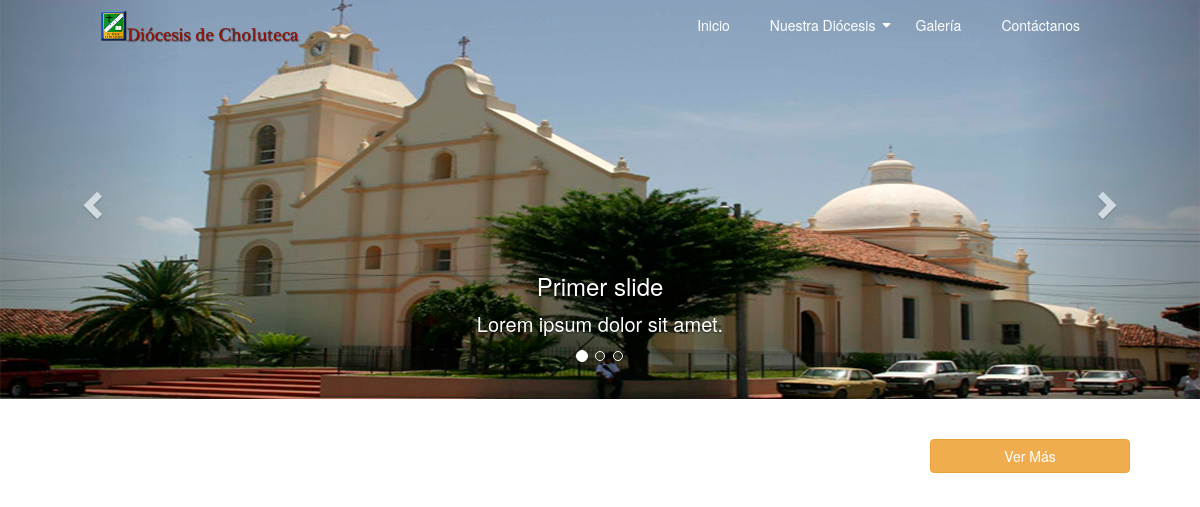
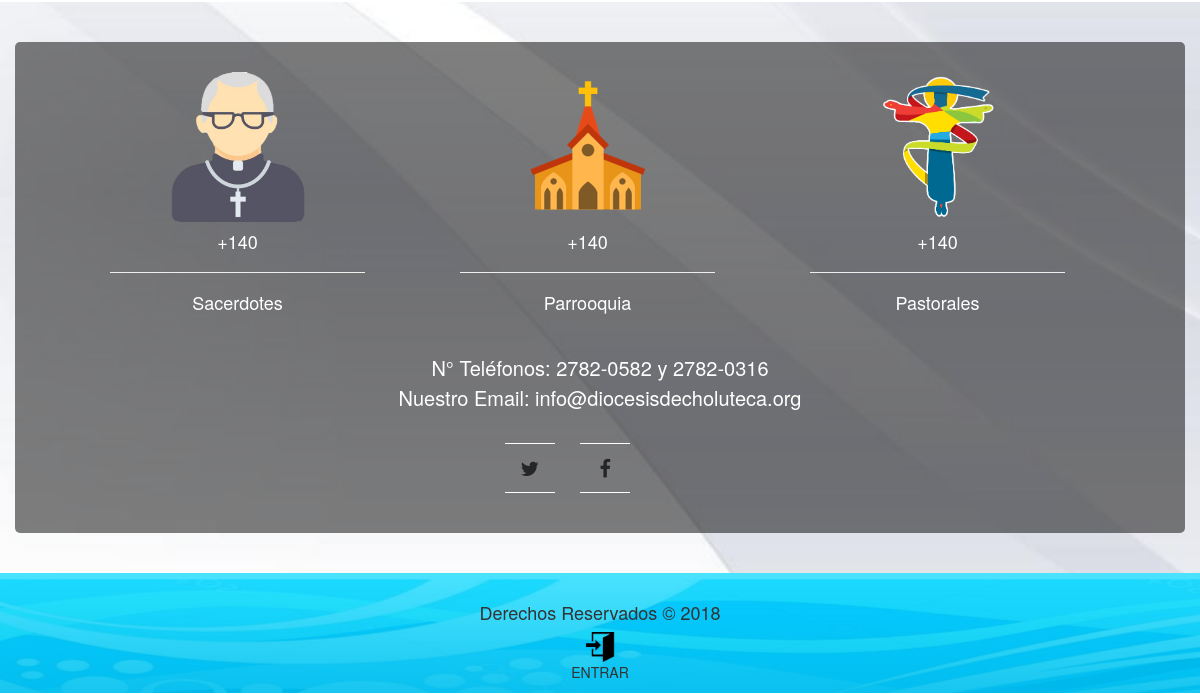
The app's page /, older data (2 pictures, top to bottom).
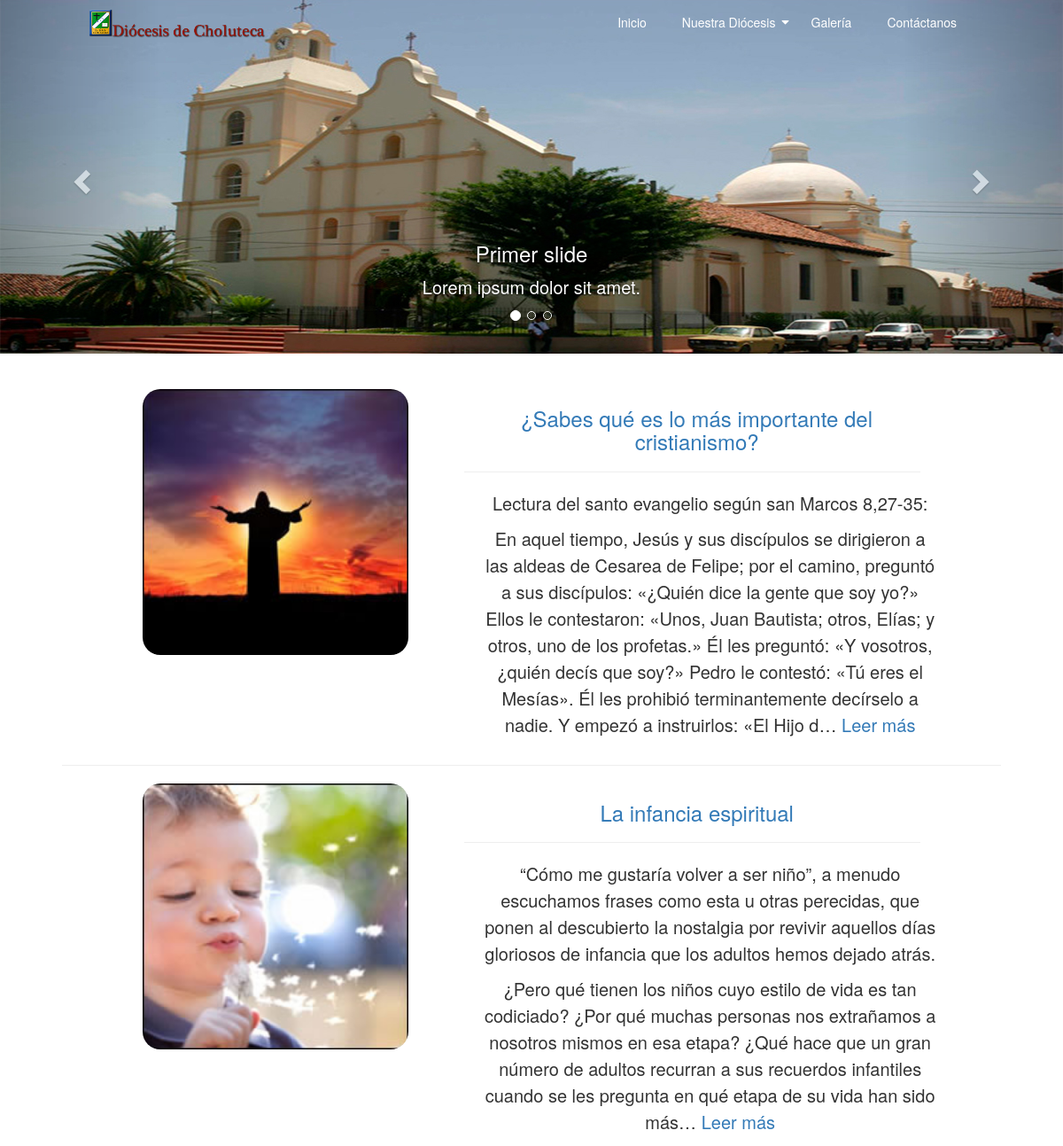
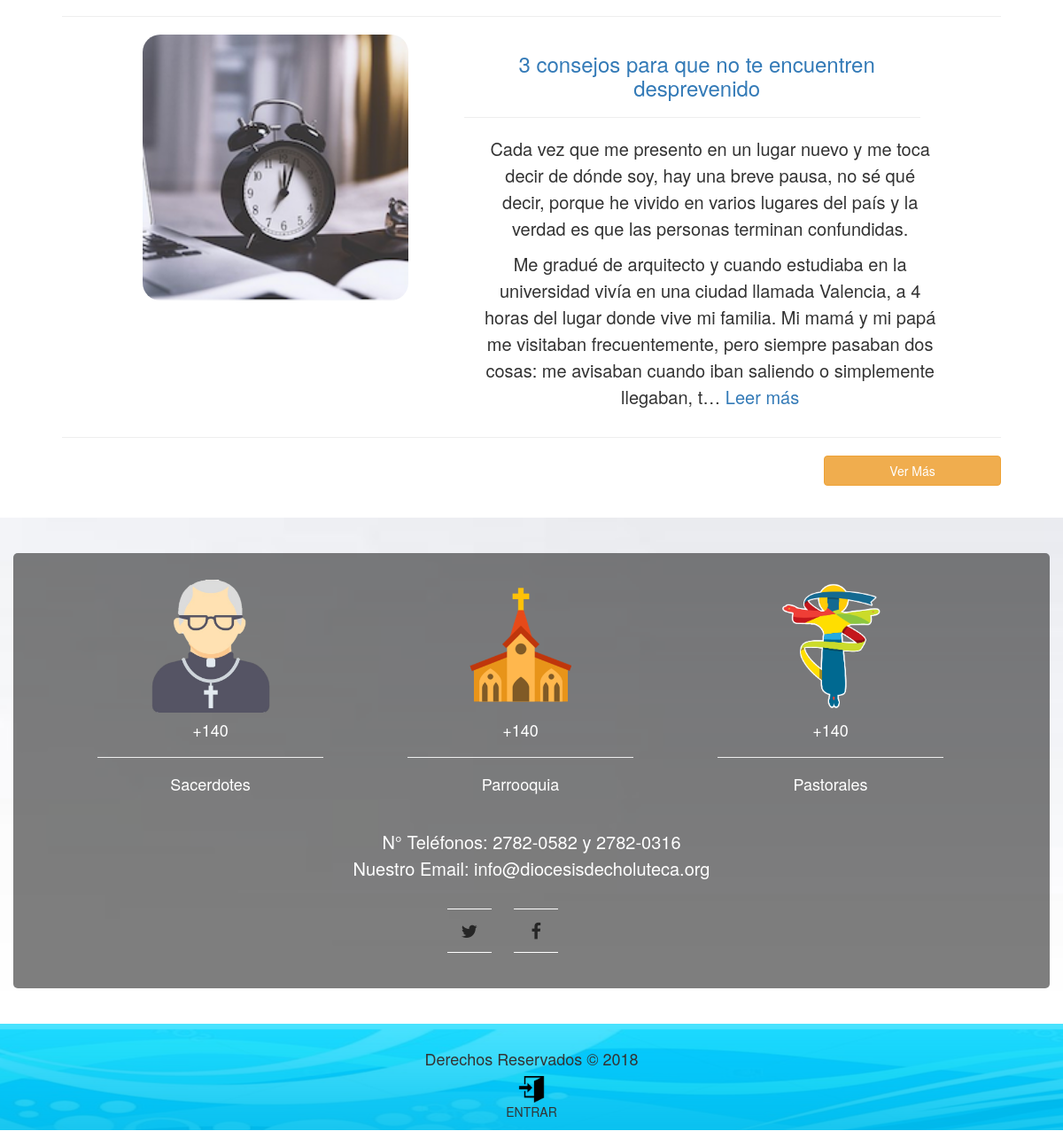
The same page, newer data (2 pictures, top to bottom).
### principal/models.py (models this page shows, shortened)
@python_2_unicode_compatible
class Publicacion(models.Model):
	nombre= models.CharField(max_length=100)
	contenido = models.TextField()
	empleado =  models.ForeignKey(Empleado)
	fecha_pub = models.DateTimeField(auto_now_add=True,verbose_name='Fecha de Publicacion')
	imagen = models.ImageField(upload_to='publicaciones')
	class Meta:
		verbose_name_plural='Publicaciones'

### principal/views.py (the view)
# urls.py: url(r'^$', index, name = 'index'),
def index(request):
	publicacionForm = PublicacionForm()
	editarForm = PublicacionForm_Editar()
	form = AuthenticationForm()
	form.fields['username'].widget.attrs['class'] = 'form-control'
	form.fields['username'].widget.attrs['autofocus'] = 'True'
	form.fields['password'].widget.attrs['class'] = 'form-control'
	publicaciones = Publicacion.objects.all().order_by('-fecha_pub')[:3]
	context = {
		'publicaciones': publicaciones,
		'form': form,
		'publicacionForm': publicacionForm,
		'editarForm': editarForm
	}
	return render(request, 'index.html', context)

### principal/templates/index.html (shortened to what this page needs)
{% extends "base.html" %}
{% block contenido %}
{% load static %}
<div class="content parallax" id="s1">
	<div class="contenedor">
	<div id="carousel-1" class="carousel slide" data-ride="carousel">
		<ol class="carousel-indicators" style="z-index: 1;">
			<li data-target="#carousel-1" data-slide-to="0" class="active"></li>
			<li data-target="#carousel-1" data-slide-to="1"></li>
			<li data-target="#carousel-1" data-slide-to="2"></li>
		</ol>
		<div class="carousel-inner" role="listbox">
			<div class="item active">
				<img src="{% static 'img/catedral-1.jpg' %}" alt="" class="img-responsive">
				<div class="carousel-caption hidden-xs hidden-sm">
					<h3>Primer slide</h3>
					<p>Lorem ipsum dolor sit amet.</p>
				</div>
			</div>
			<a href="#carousel-1" class="left carousel-control" role="button" data-slide="prev">
				<span class="glyphicon glyphicon-chevron-left" aria-hidden="true"></span>
			</a>
			<a href="#carousel-1" class="right carousel-control" role="button" data-slide="next">
				<span class="glyphicon glyphicon-chevron-right" aria-hidden="true"></span>
			</a>
		</div>
	</div>
	</div>
</div>
<section class="content parallax " id="s2" >
	{% for publicacion in publicaciones %}
		<div class="publicacion row">
			<div class="pimg col-md-3 col-md-offset-1">
				<img src="{{ publicacion.imagen.url }}" alt="..." style="border-radius:20px;">
			</div>
			<div class="col-md-6 col-md-offset-1">
				<div class="temap">
					<h3><a href="{% url 'principal:publicacion' publicacion.id %}">{{ publicacion.nombre}}</a></h3>
				</div>
				<hr>
				<p id="ptext">
					{{ publicacion.contenido|linebreaks|truncatechars:500 }} <a href="{% url 'principal:publicacion' publicacion.id %}">Leer m&aacute;s</a>
				</p>
			</div>
		</div>
		<hr>
	{% endfor %}
	<a href="{% url 'principal:publicaciones' %}"><button type="button" class="btn btn-warning" id="btnview">Ver Más</button></a>
	<br>
	<br>
</section>
<section class="content parallax" id="s3">
	<div class="container" id="us">
		<div class="row">
			<div class="col-md-3 usp">
				<img src="{% static 'img/logo1-1.png' %}" alt="....">
				<h4>+140</h4>
				<hr>
				<h4>Sacerdotes</h4>
			</div>
			<div class="col-md-3 usp">
				<img src="{% static 'img/logo1-2.png' %}" alt="....">
				<h4>+140</h4>
				<hr>
				<h4>Parrooquia</h4>
			</div>
			<div class="col-md-3 usp">
				<img src="{% static 'img/logo1-3.png' %}" alt="....">
				<h4>+140</h4>
				<hr>
				<h4>Pastorales</h4>
			</div>
		</div>
		<div class="row" style="text-align:center">
			<br>
			N° Teléfonos: 2782-0582 y 2782-0316 	<br>
			Nuestro Email: info@diocesisdecholuteca.org
		</div>
		<div class="row" id ="relog" >
			<div class="pie-fig" style="margin-top:30px; display: inline-block;">
				<ul>
					<il><a id="ms" href="#">
							<span></span>
							<span></span>
							<i class="fa fa-twitter" aria-hidden="true"></i>
						</a>
				</ul>
			</div>
			<div class="pie-fig" style="margin-top:30px; display: inline-block;">
				<ul>
					<il><a id="ms" href="#">
							<span></span>
							<span></span>
							<i class="fa fa-facebook" aria-hidden="true"></i>
						</a>
				</ul>
			</div>
		</div>
	</div>
</section>
{% endblock %}

### global_templates/base.html (shortened to what this page needs)
<!DOCTYPE html>
<html lang="en">
<head>
	{% load static %}
	<link href="https://stackpath.bootstrapcdn.com/font-awesome/4.7.0/css/font-awesome.min.css" rel="stylesheet">
	<link rel="stylesheet" href="{% static 'css/estilos.css'%}">
	<link rel="stylesheet" href="{% static 'bootstrap/css/bootstrap.css'%}">
</head>
<body>
	<header>
		<a href="{% url 'principal:index' %}">
			<div class="logo">
				<img src="{% static 'img/Logo.png' %}" alt="" class="img-responsive">
			</div>
		</a>
		<nav>
			<ul>
				<li><a href="{% url 'principal:index' %}">Inicio</a></li>
				<li class="sub-menu"><a href="#">Nuestra Diócesis</a>
				</li>
				<li><a href="{% url 'principal:galeria' %}">Galer&iacute;a</a></li>
				<li><a href="{% url 'principal:contacto' %}">Cont&aacute;ctanos</a></li>
			</ul>
		</nav>
	</header>
	{% block contenido %}
	{% endblock  %}
	<footer class="parallax" id="pie" style="text-align: center;">
			<div class="pie-derechos" >
				<br>
				<h4>Derechos Reservados &copy 2018</h4>
				{% if request.user.is_active %}
					<a href="{% url 'principal:logout' %}"><img src="{% static 'img/salir.png' %}" alt=".." style="width:30px;"></a>
					<br>
					SALIR
				{% else %}
					<a href="" data-toggle="modal" data-target="#loginModal"><img src="{% static 'img/entrar.png' %}" alt=".." style="width:30px;"></a>
					<br>
					ENTRAR
				{% endif %}
			</div>
	</footer>
</body>
</html>

### global_static/css/estilos.css (style rules this page uses)
html, body { margin: 0; padding: 0; width: 100%; }
body { font-family: "Helvetica Neue",sans-serif, Arial; font-weight: lighter; }
.img-responsive { width: 100%; }
header { position: fixed; top: 0; left: 0; padding: 0 100px; background: rgba(0,0,0,0); width: 100%; box-sizing: border-box; z-index: 3; }
header .logo { height: 50px; line-height: 30px; width: 200px; color: #FFF; font-weight: bold; float: left; }
header nav { float: right; }
header nav ul { margin: 0; padding: 0; display: flex; }
header nav ul li { list-style: none; position: relative; }
header nav ul li.sub-menu:before { content: '\f0d7'; font-family: fontAwesome; position: absolute; line-height: 50px; color: #fff; right: 5px; }
header nav ul li a { height: 50px; line-height: 50px; padding: 0 20px; text-decoration: none; color: white; display: block; }
#ms { display: block; position: relative; width: 50px; height: 50px; line-height: 50px; font-size: 20px; text-align: center; text-decoration: none; color: #262626; margin: 0 10px; transition: .5s; }
#ms span { position: absolute; transition: transform .5s; }
#ms span:nth-child(1), #ms span:nth-child(3) { width: 100%; height: 1px; background: #fff; }
#ms span:nth-child(1) { top: 0; left: 0; transform-origin: right; }
#ms span:nth-child(3) { bottom: 0; left: 0; transform-origin: left; }
.content { width: 94%; font-size: 20px; line-height: 30px; text-align: justify; }
#s1 { margin-top: -1px; height: 10px; width: 100%; background-size: cover; display: table; background-attachment: fixed; }
#s2 { width: 100%; background: rgb(255,255,255); background-attachment: fixed; padding: 40px 70px 10px 70px }
#s2 p { width: 100%; }
#s3 { height: 480px; width: 100%; background-image: url(../img/2.jpg); background-size: cover; display: table; background-attachment: fixed; padding-bottom: 40px; }
#us { margin-top: 40px; color: white; background: rgba(0,0,0,0.5); padding: 30px; border-radius: 5px; }
.usp img { width: 150px; }
#us .usp { text-align: center; margin-left: 65px; display: block; }
#pie { background: url(../img/fondofoot.png) no-repeat; text-align: center; height: 120px; }
.temap { margin-left: 20px; }
.publicacion p { margin-left: 20px; }
.pimg img { width: 400px; }
#btnview { float: right; width: 200px; }
#relog { text-align: center; margin-left: -80px; }
* { margin: 0; padding: 0; box-sizing:border-box; }
body { background: #DBDBDB; font-family: 'Open sans'; }
@media screen and (max-width: 85em) { .pimg img { width: 350px; text-align: center; } }
@media screen and (max-width: 85em) { .temap { text-align: center; margin-left: 10px; } }
@media screen and (max-width: 85em) { #s2 { text-align: center; } }
@media screen and (max-width: 85em) { #ptext { text-align: justify; } }
@media screen and (max-width: 85em) { #btnview { float: right; } }
@media screen and (max-width: 75em) { .pimg img { width: 300px; text-align: center; } }
@media screen and (max-width: 75em) { .temap { text-align: center; margin-left: 10px; } }
@media screen and (max-width: 75em) { #s2 { text-align: center; } }
@media screen and (max-width: 75em) { #ptext { text-align: justify; } }
@media screen and (max-width: 75em) { #btnview { float: right; } }

Row changes from the older to the newer data that the page shows:
added Publicacion: imagen (picture), nombre "¿Sabes qué es lo más importante del cristianismo?", contenido "Lectura del santo evangelio según san Marcos 8,27-35: En aquel tiempo, Jesús y sus discípulos se dirigieron a las aldeas de Cesarea de Felipe; por el camino, preguntó a sus discípulos: «¿Quién dice la gente que soy yo?» Ellos le contestaron: «Unos, Juan Bautista; otros, Elías; y otros, uno de los profetas.» Él les preguntó: «Y vosotros, ¿quién decís que soy?» Pedro le contestó: «Tú eres el Mesías». Él les prohibió terminantemente decírselo a nadie. Y empezó a instruirlos: «El Hijo d…"
added Publicacion: imagen (picture), nombre "La infancia espiritual", contenido "“Cómo me gustaría volver a ser niño”, a menudo escuchamos frases como esta u otras perecidas, que ponen al descubierto la nostalgia por revivir aquellos días gloriosos de infancia que los adultos hemos dejado atrás. ¿Pero qué tienen los niños cuyo estilo de vida es tan codiciado? ¿Por qué muchas personas nos extrañamos a nosotros mismos en esa etapa? ¿Qué hace que un gran número de adultos recurran a sus recuerdos infantiles cuando se les pregunta en qué etapa de su vida han sido más…"
added Publicacion: imagen (picture), nombre "3 consejos para que no te encuentren desprevenido", contenido "Cada vez que me presento en un lugar nuevo y me toca decir de dónde soy, hay una breve pausa, no sé qué decir, porque he vivido en varios lugares del país y la verdad es que las personas terminan confundidas. Me gradué de arquitecto y cuando estudiaba en la universidad vivía en una ciudad llamada Valencia, a 4 horas del lugar donde vive mi familia. Mi mamá y mi papá me visitaban frecuentemente, pero siempre pasaban dos cosas: me avisaban cuando iban saliendo o simplemente llegaban, t…"
